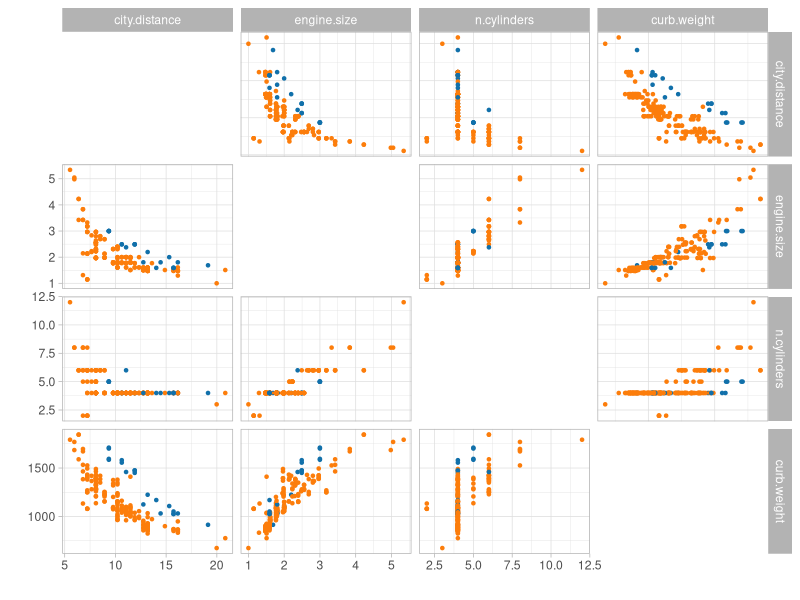
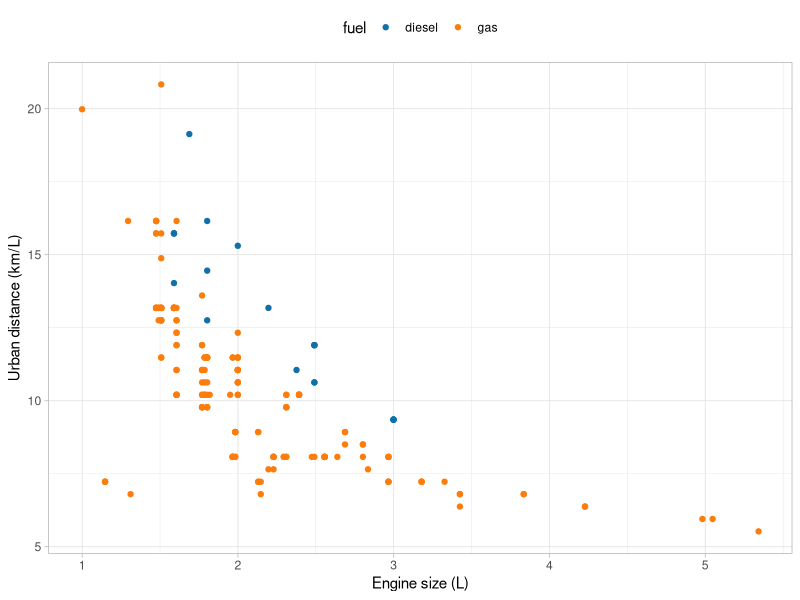
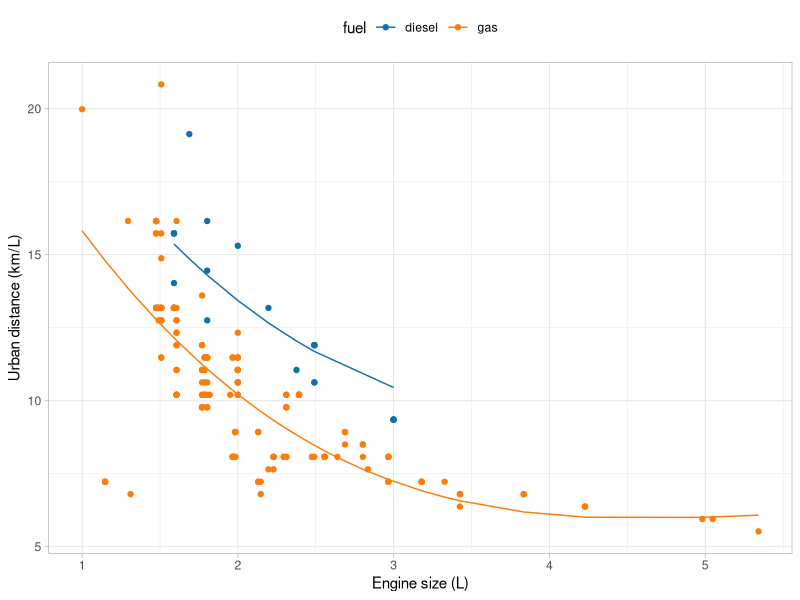
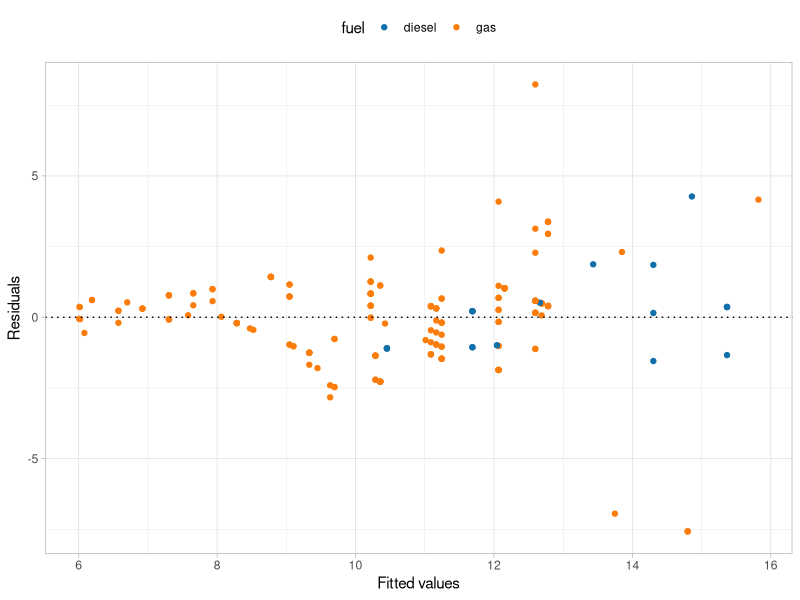
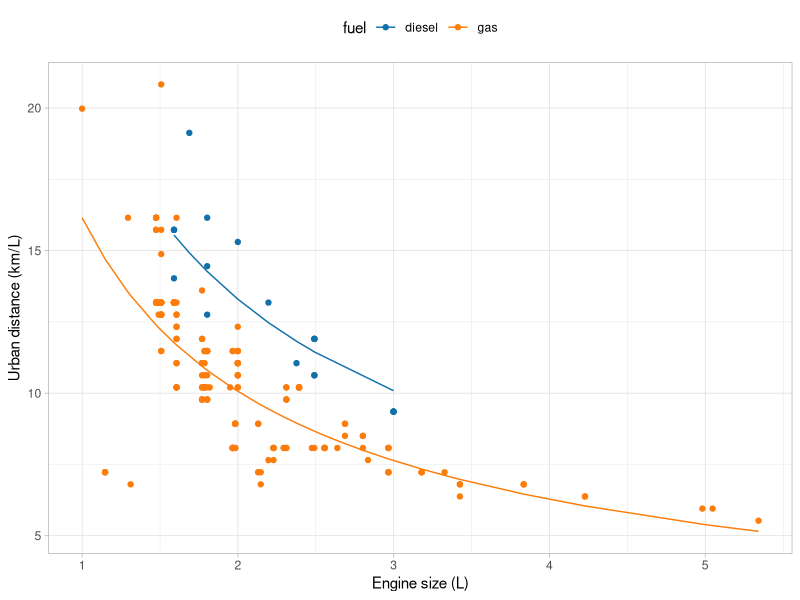
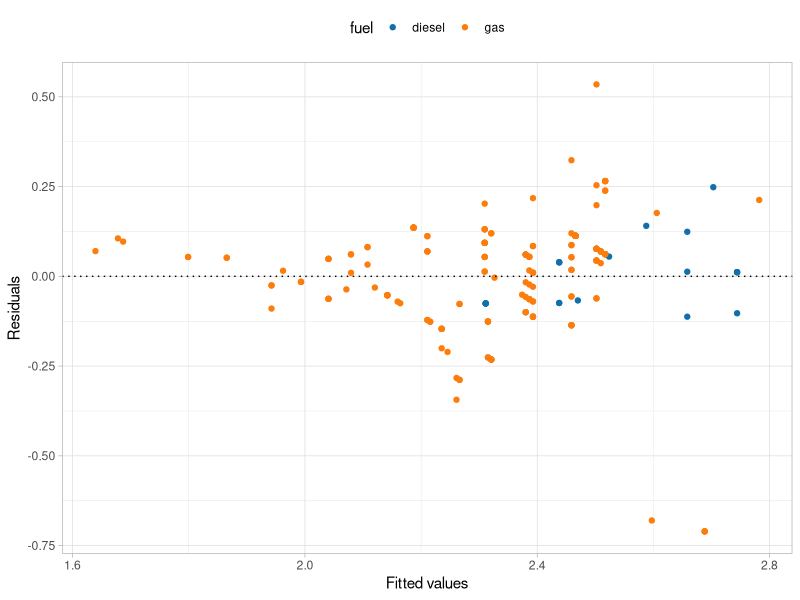
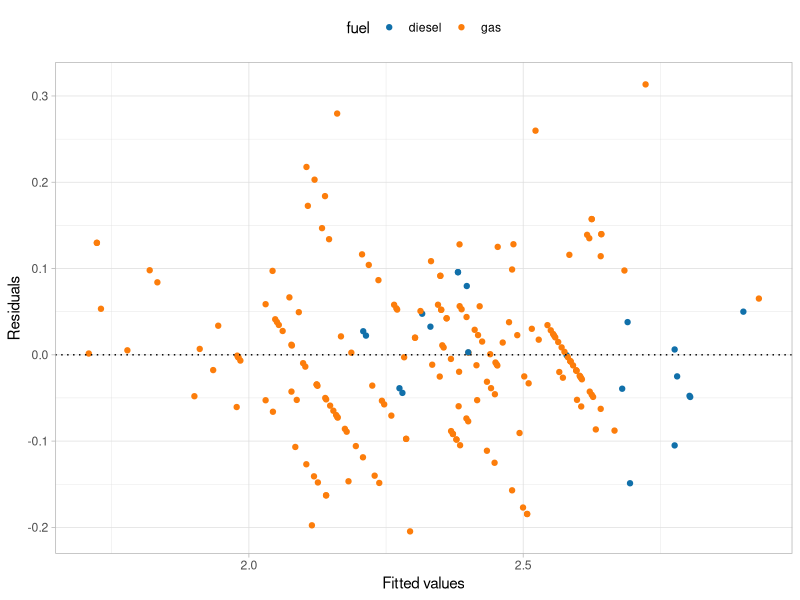

These figures' R source, in order:
## ---- chunk 1
library(tidyverse)
library(ggplot2)
library(GGally)
library(ggthemes)

auto <- read.table("../data/auto.txt", header = TRUE) %>% select(city.distance, engine.size, n.cylinders, curb.weight, fuel)

p0 <- ggpairs(auto,
  columns = 1:4, aes(colour = fuel),
  lower = list(continuous = wrap("points", size = 0.9)),
  upper = list(continuous = wrap("points", size = 0.9)),
  diag = "blank"
) +
  theme_light() +
  scale_color_tableau(palette = "Color Blind") +
  xlab("") +
  ylab("")
p0
## ---- chunk 2
ggplot(data = auto, aes(x = engine.size, y = city.distance, col = fuel)) +
  geom_point() +
  theme_light() +
  scale_color_tableau(palette = "Color Blind") +
  theme(legend.position = "top") +
  xlab("Engine size (L)") +
  ylab("Urban distance (km/L)")
## ---- chunk 3
library(broom)
library(knitr)
m1 <- lm(city.distance ~ engine.size + I(engine.size^2) + I(engine.size^3) + fuel, data = auto)
kable(tidy(m1, conf.int = FALSE), digits = 3)
## ---- chunk 4
kable(glance(m1)[c(1, 3, 10)])
## ---- chunk 5
augmented_m1 <- augment(m1)
ggplot(data = augmented_m1, aes(x = engine.size, y = city.distance, col = fuel)) +
  geom_point() +
  geom_line(aes(y = .fitted)) +
  theme_light() +
  theme(legend.position = "top") +
  scale_color_tableau(palette = "Color Blind") +
  xlab("Engine size (L)") +
  ylab("Urban distance (km/L)")
## ---- chunk 6
ggplot(data = augmented_m1, aes(x = .fitted, y = .resid, col = fuel)) +
  geom_point() +
  geom_hline(aes(yintercept = 0), linetype = "dotted") +
  theme_light() +
  theme(legend.position = "top") +
  scale_color_tableau(palette = "Color Blind") +
  xlab("Fitted values") +
  ylab("Residuals")
## ---- chunk 7
m2 <- lm(log(city.distance) ~ I(log(engine.size)) + fuel, data = auto)
kable(tidy(m2, conf.int = FALSE), digits = 3)
## ---- chunk 8
augmented_m2 <- augment(m2, data = auto)
ggplot(data = augmented_m2, aes(x = engine.size, y = city.distance, col = fuel)) +
  geom_point() +
  geom_line(aes(y = exp(.fitted))) +
  theme_light() +
  theme(legend.position = "top") +
  scale_color_tableau(palette = "Color Blind") +
  xlab("Engine size (L)") +
  ylab("Urban distance (km/L)")
## ---- chunk 9
ggplot(data = augmented_m2, aes(x = .fitted, y = .resid, col = fuel)) +
  geom_point() +
  geom_hline(aes(yintercept = 0), linetype = "dotted") +
  theme_light() +
  theme(legend.position = "top") +
  scale_color_tableau(palette = "Color Blind") +
  xlab("Fitted values") +
  ylab("Residuals")
## ---- chunk 10
r.squared.original <- 1 - sum(mean((auto$city.distance - exp(predict(m2)))^2)) / sum(mean((auto$city.distance - mean(auto$city.distance))^2))
kable(data.frame(r.squared.original = r.squared.original, glance(m2)[c(1, 3, 10)]))
## ---- chunk 11
auto$cylinders2 <- factor(auto$n.cylinders == 2)
m3 <- lm(log(city.distance) ~ I(log(engine.size)) + I(log(curb.weight)) + fuel + cylinders2, data = auto)
kable(tidy(m3, conf.int = FALSE), digits = 3)
## ---- chunk 12
augmented_m3 <- augment(m3, data = auto)
ggplot(data = augmented_m3, aes(x = .fitted, y = .resid, col = fuel)) +
  geom_point() +
  geom_hline(aes(yintercept = 0), linetype = "dotted") +
  theme_light() +
  theme(legend.position = "top") +
  scale_color_tableau(palette = "Color Blind") +
  xlab("Fitted values") +
  ylab("Residuals")
## ---- chunk 13
r.squared.original <- 1 - sum(mean((auto$city.distance - exp(predict(m3)))^2)) / sum(mean((auto$city.distance - mean(auto$city.distance))^2))
kable(data.frame(r.squared.original = r.squared.original, glance(m3)[c(1, 3, 10)]))
